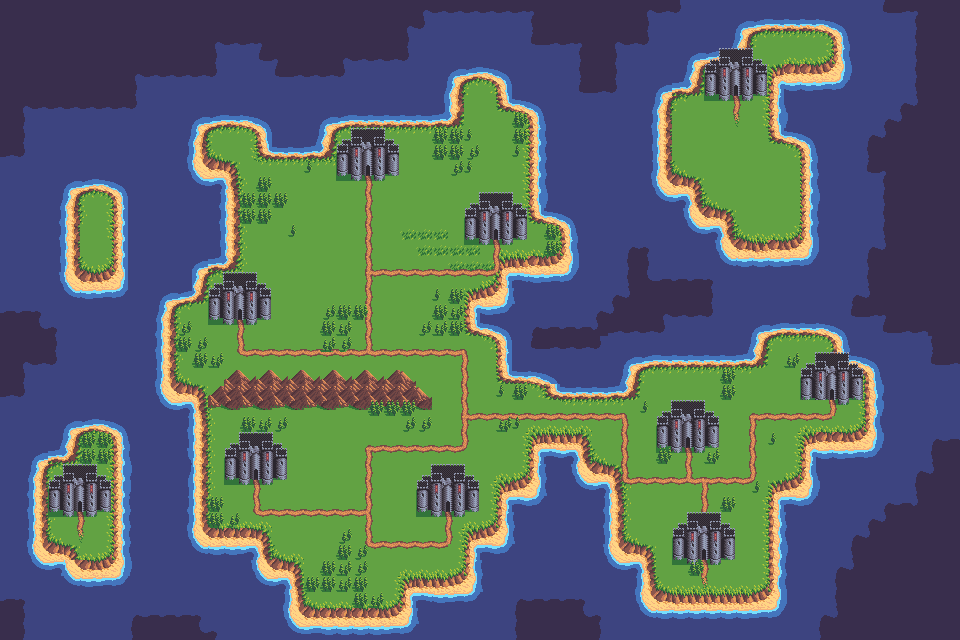

A level layout from a 2D game, rendered from its tile map. Below: a short description, then the map file with tile-grid data replaced by summaries:
An orthogonal 60x40 tile map with 16x16 px tiles, 3 tile layers (base, road and castles, wood), 1 hidden layer not drawn, 2 tilesets.

<map version="1.9" tiledversion="1.9.2" orientation="orthogonal" renderorder="right-down" width="60" height="40" tilewidth="16" tileheight="16" infinite="0" nextlayerid="5" nextobjectid="1">
 <editorsettings>
  <export target="clow-main.json" format="json" />
 </editorsettings>
 <tileset firstgid="1" name="wm" tilewidth="16" tileheight="16" spacing="1" margin="1" tilecount="212" columns="4">
  <image source="world_map_tiles.png" trans="000000" width="69" height="902" />
 </tileset>
 <tileset firstgid="213" name="colors" tilewidth="16" tileheight="16" spacing="1" margin="1" tilecount="12" columns="4">
  <image source="colors.png" trans="ffffff" width="69" height="52" />
 </tileset>
 <layer id="1" name="base" width="60" height="40">
  <data>[2400 cells, 2400 non-empty, 60 distinct tile ids]</data>
 </layer>
 <layer id="2" name="road and castles" width="60" height="40">
  <data>[2400 cells, 390 non-empty, 36 distinct tile ids]</data>
 </layer>
 <layer id="3" name="wood" width="60" height="40">
  <data>[2400 cells, 81 non-empty, 4 distinct tile ids]</data>
 </layer>
 <layer id="4" name="colors" width="60" height="40" visible="0">
  <data>[2400 cells, 800 non-empty, 10 distinct tile ids]</data>
 </layer>
</map>